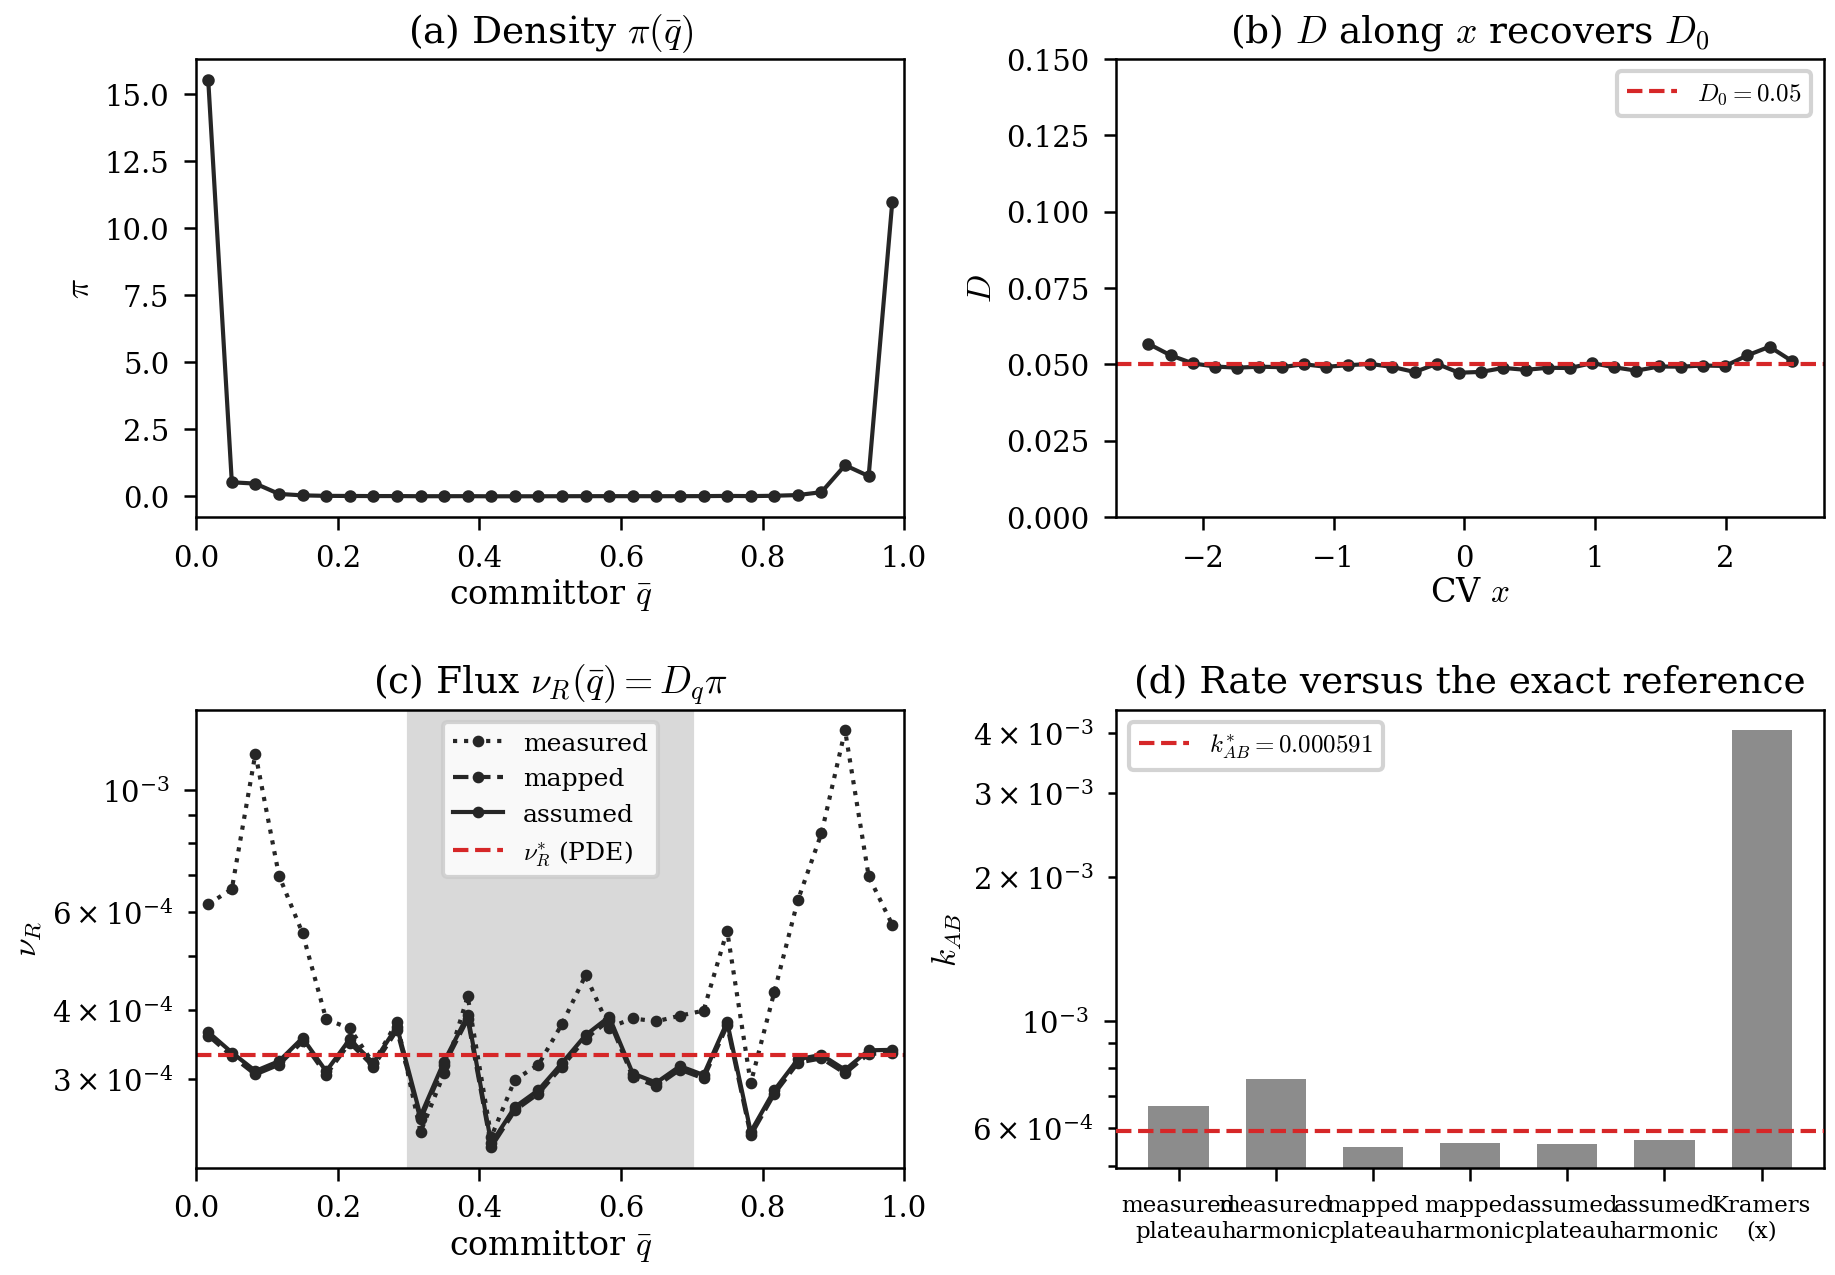

Recreate this plot in Python.
"""Reaction rates on the rotated Wolfe-Quapp 2D potential, against an exact reference.

Companion to ``01_wolfe_quapp_2d.py``. The rate is a reduction of the
committor-coordinate flux ``nu_R(q) = D_q(q) pi(q)``, and this script builds
the pair ``{D_q, pi}`` every way the library offers, on one committor:

    1. The committor in one call, ``fit_committor``.
    2. Dynamics: a window-stratified overdamped-Langevin swarm at a known
       mobility D0 (short independent segments seeded everywhere, since a
       single unbiased trajectory almost never visits the ~5.5 kT barrier).
    3. The static ensemble: the density pi(q), the populations, and the
       iso-committor mean squared gradient <|grad q|^2>_q (the co-area profile).
    4. Three constructors of D_q:
         (a) measured on the committor: Kramers-Moyal at an explicit lag,
             after a lag scan;
         (b) mapped from the collective variable x through the Jacobian:
             D measured along x (which recovers D0 exactly, the estimator
             check), times <|grad q|^2>_q / <|grad x|^2>;
         (c) the assumed configurational D0, the same map with cv_grad_sq = 1.
    5. The four reductions of each, the flatness of each flux, the
       committor-free Kramers baseline along x, and the exact
       transition-path-theory rate from the converged PDE committor.
    6. A printed table with PASS/FAIL self-checks, and a four-panel figure.

Runtime on CPU: about 2-3 minutes (committor and swarm ~30-60 s, PDE ~90 s).

Run:
    python 02_rates_wolfe_quapp.py
"""

from __future__ import annotations

import jax
import matplotlib.pyplot as plt
import numpy as np

jax.config.update("jax_enable_x64", True)

from _wolfe_quapp import (
    BETA,
    CENTRE_A,
    CENTRE_B,
    DOUBLE_COL,
    HIGHLIGHT,
    N_DIRECTIONS,
    SEED,
    SOLVER_KWARGS,
    STATE_RADIUS,
    apply_paper_style,
    boltzmann_samples,
    jacobi_committor_2d,
    potential,
    potential_grad,
)

import sliced_committor as sc
from sliced_committor.rates.baselines import pmf_kramers_rate

apply_paper_style()

N_SAMPLES = 100_000  # the flux integrand peaks at the barrier, where pi is tiny
D0 = 0.05  # the mobility of the overdamped dynamics (beta = 1)
SWARM_DT = 5e-3
SWARM_SEG_LEN = 80
SWARM_N_BASIN = 2200  # seeds drawn from the equilibrium ensemble
SWARM_N_PATH = 800  # seeds along the A -> B line (the barrier tube)
N_BINS = 30  # the committor grid of the profiles and the reductions
BAND = (0.3, 0.7)  # the plateau band
REDUCTIONS = ("plateau", "arithmetic", "harmonic", "local")


def langevin_swarm(seeds, *, dt=SWARM_DT, seg_len=SWARM_SEG_LEN, seed=SEED):
    """Euler-Maruyama, one short independent segment per seed; segment-major frames.

    x <- x - D0 grad U(x) dt + sqrt(2 D0 dt) eta: the stationary density is exp(-U)
    and the diffusion coefficient of every coordinate is D0.
    """
    rng = np.random.default_rng(seed)
    state = np.asarray(seeds, dtype=np.float64).copy()
    n_seg = state.shape[0]
    noise = np.sqrt(2.0 * D0 * dt)
    frames = np.empty((n_seg, seg_len, 2))
    for t in range(seg_len):
        frames[:, t] = state
        state = state - D0 * potential_grad(state) * dt + noise * rng.standard_normal((n_seg, 2))
    return frames.reshape(n_seg * seg_len, 2), np.repeat(np.arange(n_seg), seg_len)


def exact_reference_rate():
    """The exact TPT rate of the overdamped dynamics: nu_R* = D0 <|grad q|^2>_pi on the PDE committor."""
    q_pde, X, Y, iters, delta = jacobi_committor_2d()
    rho = np.exp(-BETA * potential(X, Y))
    Z = float(rho.sum())
    gy, gx = np.gradient(q_pde, float(Y[1, 0] - Y[0, 0]), float(X[0, 1] - X[0, 0]))
    nu_R = D0 * float(np.sum(rho * (gx**2 + gy**2))) / Z
    rho_B = float(np.sum(rho * q_pde)) / Z
    return {
        "nu_R": nu_R,
        "rho_A": 1.0 - rho_B,
        "rho_B": rho_B,
        "k_AB": nu_R / (1.0 - rho_B),
        "pde_iters": iters,
        "pde_delta": delta,
    }


def rel(k, k_ref):
    return abs(k - k_ref) / max(abs(k_ref), 1e-30)


def main():
    # ------------------------------------------------------------------------
    # 1. the committor
    # ------------------------------------------------------------------------
    print(f"[1] fit_committor on {N_SAMPLES:,} samples (M={N_DIRECTIONS})...")
    samples = boltzmann_samples(n_samples=N_SAMPLES)
    in_A = np.linalg.norm(samples - CENTRE_A, axis=1) < STATE_RADIUS
    in_B = np.linalg.norm(samples - CENTRE_B, axis=1) < STATE_RADIUS
    q, fit = sc.fit_committor(
        samples,
        in_A=in_A,
        in_B=in_B,
        n_directions=N_DIRECTIONS,
        seed=SEED,
        return_details=True,
        **SOLVER_KWARGS,
    )
    print(f"    Dirichlet energy {fit.dirichlet_energy:.5f}; q(0, 0) = {float(q(np.zeros(2))):.3f}")

    # ------------------------------------------------------------------------
    # 2. dynamics with a known mobility
    # ------------------------------------------------------------------------
    print(
        f"\n[2] Langevin swarm (D0={D0}): {SWARM_N_BASIN}+{SWARM_N_PATH} seeds x {SWARM_SEG_LEN} steps..."
    )
    rng = np.random.default_rng(SEED)
    seeds = np.concatenate(
        [
            samples[rng.choice(N_SAMPLES, size=SWARM_N_BASIN, replace=False)],
            (1.0 - np.linspace(0.0, 1.0, SWARM_N_PATH)[:, None]) * CENTRE_A
            + np.linspace(0.0, 1.0, SWARM_N_PATH)[:, None] * CENTRE_B,
        ]
    )
    traj, wids = langevin_swarm(seeds)
    print(f"    trajectory: {traj.shape[0]:,} frames in {int(wids.max()) + 1} windows")

    # ------------------------------------------------------------------------
    # 3. the static ensemble
    # ------------------------------------------------------------------------
    print("\n[3] The static ensemble:")
    qx = np.asarray(q(samples))
    pi = sc.density(qx, n_bins=N_BINS)
    rho_A, rho_B = sc.basin_populations(qx, in_A=in_A, in_B=in_B)
    g_q = sc.committor_grad_sq(q, samples, n_bins=N_BINS)
    print(
        f"    rho_A = {rho_A:.3f}, rho_B = {rho_B:.3f}; "
        f"<|grad q|^2>_q spans {np.nanmin(g_q.values):.3g} .. {np.nanmax(g_q.values):.3g}"
    )

    # ------------------------------------------------------------------------
    # 4. three constructors of D_q
    # ------------------------------------------------------------------------
    print("\n[4] The committor-coordinate diffusion, three ways:")
    qt = np.asarray(q(traj))
    scan = sc.lag_scan(
        qt, dt=SWARM_DT, lags=(1, 2, 5, 10), window_ids=wids, n_bins=N_BINS, band=BAND
    )
    print(
        "    (a) lag scan of D_q on the band: "
        + ", ".join(f"lag {int(L)}: {v:.4f}" for L, v in zip(scan.levels, scan.values))
    )
    D_q = {"measured": sc.diffusion_profile(qt, dt=SWARM_DT, lag=1, window_ids=wids, n_bins=N_BINS)}

    x_t = traj[:, 0]
    D_x = sc.diffusion_profile(
        x_t, dt=SWARM_DT, lag=1, window_ids=wids, n_bins=N_BINS, span=(x_t.min(), x_t.max())
    )
    D_s = float(np.nanmedian(D_x.values))
    g_s = sc.linear_response_grad_sq(samples[:, 0], samples)  # x is a feature: exactly 1
    print(
        f"    (b) D along x: median {D_s:.4f} (input D0 = {D0}, {rel(D_s, D0):.1%} off); <|grad x|^2> = {g_s:.4f}"
    )
    D_q["mapped"] = sc.committor_diffusion_from_cv(g_q, D_s=D_s, cv_grad_sq=g_s)
    D_q["assumed"] = sc.committor_diffusion_from_cv(g_q, D_s=D0, cv_grad_sq=1.0)
    print("    (c) the assumed D0 through the same map")

    # ------------------------------------------------------------------------
    # 5. the reductions, the baseline, and the exact rate
    # ------------------------------------------------------------------------
    print("\n[5] Exact reference from the PDE committor...")
    ref = exact_reference_rate()
    k_ref = ref["k_AB"]
    print(
        f"    PDE converged in {ref['pde_iters']:,} iterations; nu_R* = {ref['nu_R']:.4g}, k_AB* = {k_ref:.4g}"
    )

    rates = {
        name: {red: sc.rate_from_profiles(pi, D, rho_A, rho_B, reduction=red) for red in REDUCTIONS}
        for name, D in D_q.items()
    }
    x_s = samples[:, 0]
    pi_x = sc.density(x_s, n_bins=60, span=(x_s.min(), x_s.max()))
    kramers = pmf_kramers_rate(pi_x, D_x)

    print(f"\n[6] k_AB per constructor and reduction (exact k_AB* = {k_ref:.4g}):\n")
    print(
        f"  {'D_q':<10s}"
        + "".join(f"{r:>14s}" for r in REDUCTIONS)
        + f"{'flatness':>10s}{'flux_cv':>9s}"
    )
    print("  " + "-" * 79)
    for name, by_red in rates.items():
        cells = "".join(
            f"{by_red[r]['k_AB']:>8.4g} {rel(by_red[r]['k_AB'], k_ref):>5.0%}" for r in REDUCTIONS
        )
        flat = by_red["plateau"]["flatness"]
        cv = sc.flux_flatness(by_red["plateau"]["nu"], (0.2, 0.8))
        print(f"  {name:<10s}{cells}{flat:>10.3f}{cv:>9.3f}")
    print(
        f"  {'Kramers (x)':<10s}{kramers['k_AB']:>8.4g} {rel(kramers['k_AB'], k_ref):>5.0%}"
        f"   (delta F = {kramers['delta_F_AB']:.2f} kT, D at the barrier {kramers['D_barrier']:.4f})"
    )
    print("\n    All reductions coincide for the exact committor; their spread and the")
    print("    flatness of the flux measure how far the fitted committor is from it.")

    k_map = rates["mapped"]["plateau"]["k_AB"]
    k_ass = rates["assumed"]["plateau"]["k_AB"]
    checks = [
        (f"D along x recovers D0            ({rel(D_s, D0):>5.1%} <= 15%)", rel(D_s, D0) <= 0.15),
        (
            f"mapped plateau k_AB ~ exact      ({rel(k_map, k_ref):>5.1%} <= 30%)",
            rel(k_map, k_ref) <= 0.30,
        ),
        (
            f"assumed-D0 plateau k_AB ~ exact  ({rel(k_ass, k_ref):>5.1%} <= 30%)",
            rel(k_ass, k_ref) <= 0.30,
        ),
        (
            f"flux flat on the band            ({rates['assumed']['plateau']['flatness']:>5.3f} <= 0.35)",
            rates["assumed"]["plateau"]["flatness"] <= 0.35,
        ),
    ]
    print("\n[7] Self-checks:")
    for label, ok in checks:
        print(f"    {'PASS' if ok else 'FAIL'}  {label}")

    # ------------------------------------------------------------------------
    # 8. the figure
    # ------------------------------------------------------------------------
    print("\n[8] Plotting...")
    fig, axes = plt.subplots(
        2, 2, figsize=(DOUBLE_COL, 4.8), gridspec_kw=dict(wspace=0.30, hspace=0.42)
    )
    ax_pi, ax_D, ax_nu, ax_k = axes.ravel()

    good = pi.counts > 0
    ax_pi.plot(pi.levels[good], pi.values[good], color="0.15", marker="o", ms=2.0, lw=1.0)
    ax_pi.set_title(r"(a) Density $\pi(\bar q)$", pad=4)
    ax_pi.set_xlabel(r"committor $\bar q$", labelpad=1)
    ax_pi.set_ylabel(r"$\pi$", labelpad=2)
    ax_pi.set_xlim(0, 1)

    goodD = D_x.counts > 0
    ax_D.plot(D_x.levels[goodD], D_x.values[goodD], color="0.15", marker="o", ms=2.0, lw=1.0)
    ax_D.axhline(D0, color=HIGHLIGHT, ls="--", lw=1.0, label=rf"$D_0 = {D0}$")
    ax_D.set_title(r"(b) $D$ along $x$ recovers $D_0$", pad=4)
    ax_D.set_xlabel(r"CV $x$", labelpad=1)
    ax_D.set_ylabel(r"$D$", labelpad=2)
    ax_D.set_ylim(0, 3.0 * D0)
    ax_D.legend(loc="best", fontsize=6, framealpha=0.85)

    for name, ls in (("measured", ":"), ("mapped", "--"), ("assumed", "-")):
        nu = rates[name]["plateau"]["nu"]
        ok = np.isfinite(nu.values) & (nu.values > 0)
        ax_nu.plot(
            nu.levels[ok],
            nu.values[ok],
            color="0.15",
            ls=ls,
            lw=1.0,
            marker="o",
            ms=1.8,
            label=name,
        )
    ax_nu.axhline(ref["nu_R"], color=HIGHLIGHT, ls="--", lw=1.0, label=r"$\nu_R^{*}$ (PDE)")
    ax_nu.axvspan(*BAND, color="0.85", zorder=0)
    ax_nu.set_title(r"(c) Flux $\nu_R(\bar q) = D_q \pi$", pad=4)
    ax_nu.set_xlabel(r"committor $\bar q$", labelpad=1)
    ax_nu.set_ylabel(r"$\nu_R$", labelpad=2)
    ax_nu.set_xlim(0, 1)
    ax_nu.set_yscale("log")
    ax_nu.legend(loc="best", fontsize=6, framealpha=0.85)

    names = [f"{n}\n{r}" for n in D_q for r in ("plateau", "harmonic")] + ["Kramers\n(x)"]
    kvals = [rates[n][r]["k_AB"] for n in D_q for r in ("plateau", "harmonic")] + [kramers["k_AB"]]
    xpos = np.arange(len(names))
    ax_k.bar(xpos, kvals, color="0.55", width=0.62, zorder=2)
    ax_k.axhline(
        k_ref, color=HIGHLIGHT, ls="--", lw=1.0, label=rf"$k_{{AB}}^{{*}} = {k_ref:.3g}$", zorder=3
    )
    ax_k.set_yscale("log")
    ax_k.set_xticks(xpos)
    ax_k.set_xticklabels(names, fontsize=5.5)
    ax_k.set_ylabel(r"$k_{AB}$", labelpad=2)
    ax_k.set_title("(d) Rate versus the exact reference", pad=4)
    ax_k.legend(loc="best", fontsize=6, framealpha=0.85)

    out = "02_rates_wolfe_quapp.png"
    fig.savefig(out)
    fig.savefig(out.replace(".png", ".pdf"))
    print(f"saved plot to {out} (+ .pdf)")


if __name__ == "__main__":
    main()
